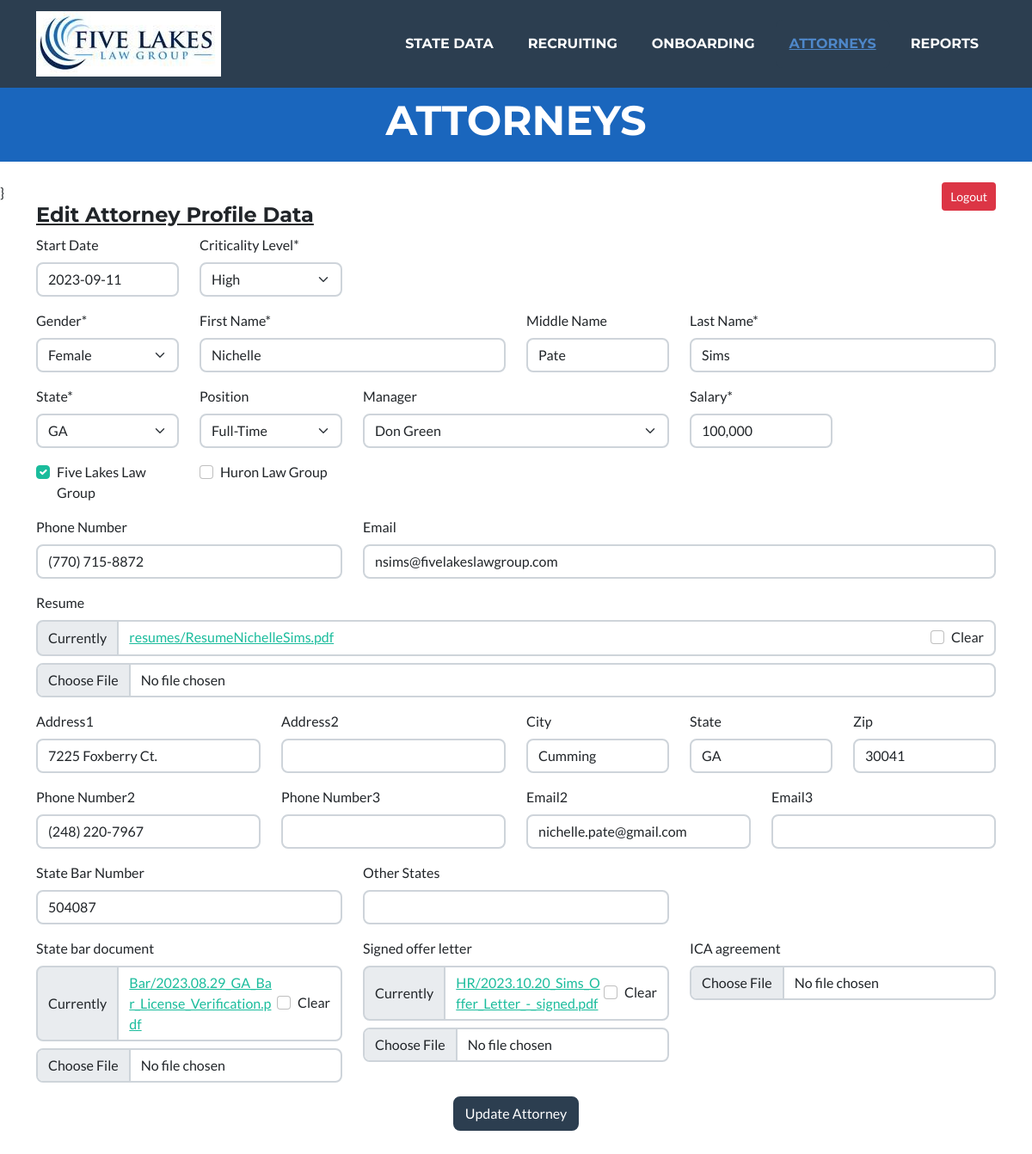
Page /attorneys/edit_attorney_profile/30/ (signed in) on the earlier database version.
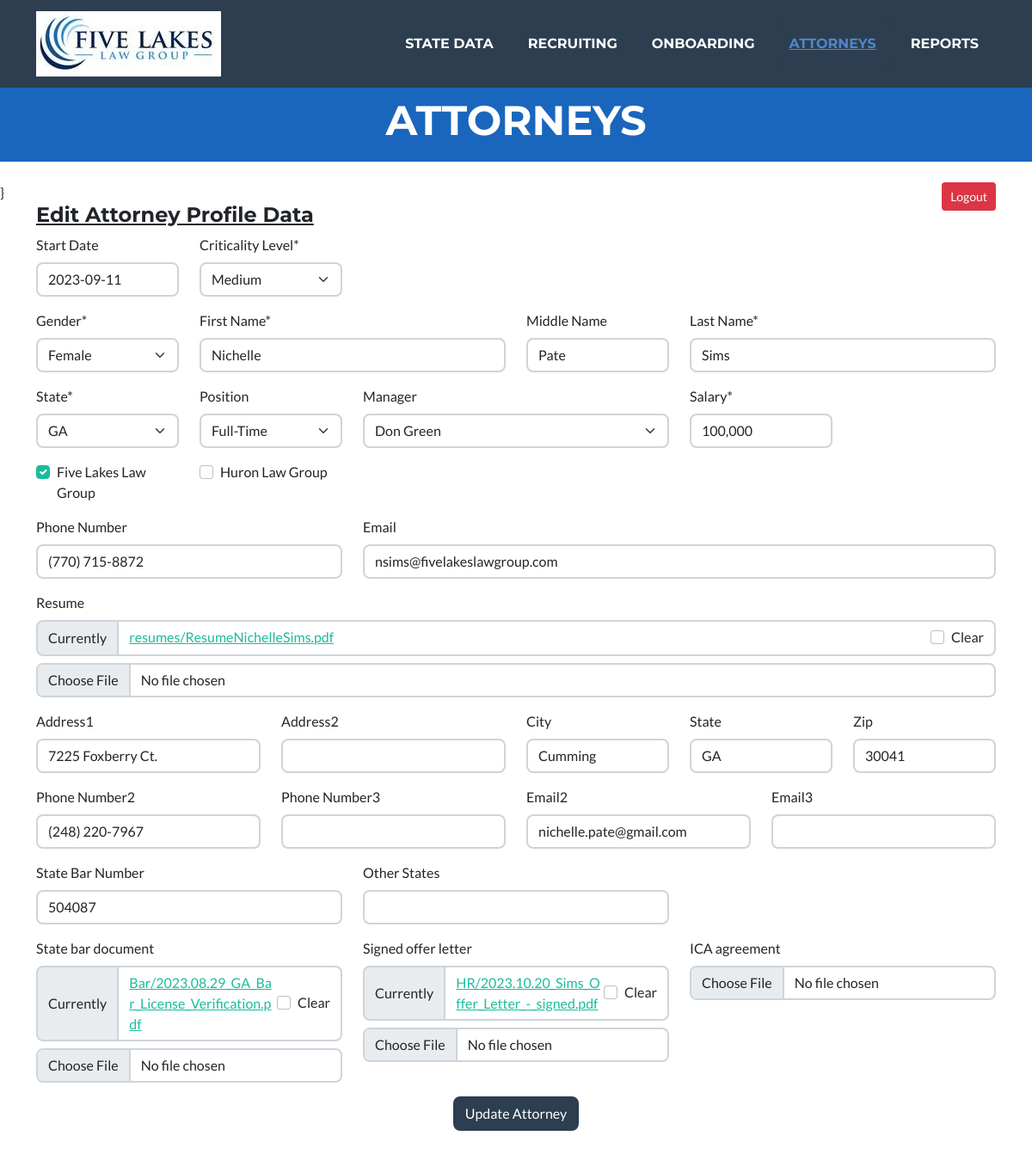
Same page on the later database version.
### attorneys/models.py (models this page shows, shortened)
class Employee(models.Model):
    class Meta:
        verbose_name = "Employee"
        verbose_name_plural = "Employees"
    states = State.objects.order_by('state_abbrev')
    STATE_CHOICES = []
    for state in states:
        each_state = (state.state_abbrev, state.state_abbrev)
        STATE_CHOICES.append(each_state)
    states_list = State.objects.all().order_by('manager')
    temp_list = []
    for state in states_list:
        temp_list.append(state.manager)
    manager_list = list(OrderedDict.fromkeys(temp_list))
    MANAGER_OPTIONS = []
    for manager in manager_list:
        each_manager = (manager, manager)
        MANAGER_OPTIONS.append(each_manager)
    EMPLOYMENT_OPTIONS = [
        ('Full-Time', 'Full-Time'),
        ('Part-Time', 'Part-Time'),
        ('Of Counsel', 'Of Counsel'),
        ('Floater', 'Floater'),
    ]
    SOURCE_OPTIONS = [
        ('Indeed', 'Indeed'),
        ('Linked In', 'Linked In'),
        ('Recruiter', 'Recruiter'),
        ('Employee Referral', 'Employee Referral'),
    ]
    FIRM_OPTIONS = [
        ('Huron Law Group', 'Huron Law Group'),
        ('Five Lakes Law Group', 'Five Lakes Law Group'),
    ]
    GENDER_CHOICES = [
        ('Male', 'Male'),
        ('Female', 'Female')
    ]
    STEP_CHOICES = [
        ('New Resume', 'New Resume'),
        ('Interview1', 'Interview1'),
        ('Interview2', 'Interview2'),
        ('Final', 'Final'),
        ('Open File', 'Open File')
    ]
    PRIORITY_CHOICES = [
        ('Critical', 'Critical'),
        ('High', 'High'),
        ('Medium', 'Medium'),
        ('Low', 'Low'),
    ]
    employee_id = models.BigAutoField("Employee ID", primary_key=True)
    is_active = models.BooleanField("Is Active", default=True, blank=True, null=True)
    state_abbrev = models.CharField("State", max_length=25,
        choices = STATE_CHOICES, blank=False, null=True)
    position = models.CharField("Position", max_length=25,
        choices = EMPLOYMENT_OPTIONS, blank=True, null=False, default="Full-Time")
    salary = models.CharField("Salary", max_length=10, default = "80,000", blank=False, null=False)
    manager = models.CharField("Manager", max_length=50,
        choices = MANAGER_OPTIONS, blank=True, null=False, default="")
    gender = models.CharField("Gender", max_length=10,
        choices = GENDER_CHOICES, blank=False, null=True)
    first_name = models.CharField("First Name", max_length=25, blank=False, null=False)
    middle_name = models.CharField("Middle Name", max_length=25, blank=True, null=False)
    last_name = models.CharField("Last Name", max_length=25, blank=False, null=False)
    phone = models.CharField("Phone Number", max_length=15, blank=True, null=True)
    email = models.EmailField("Email", max_length=254, blank=True, null=True)
    five_lakes_firm = models.BooleanField("Five Lakes Law Group", default=True)
    huron_firm = models.BooleanField("Huron Law Group", default=False)
    resume = models.FileField(upload_to='resumes/', blank=True, null=True)
    hire_date = models.DateField("Start Date", max_length=255, blank=True, null=True)
    start_date = models.DateField("Start Date", max_length=255, blank=True, null=True)
    onboarding_step = models.CharField("Last Name", max_length=50, blank=True, null=True)
    onboarding_complete = models.BooleanField("Onboarding Complete", default=False)
    priority = models.CharField("Criticality Level", max_length=10,
        choices = PRIORITY_CHOICES, default="Low", blank=False, null=True)
    prev_page = models.CharField("Last Name", max_length=100, blank=True, null=True)

### attorneys/views.py (the view)
# urls.py: path('edit_attorney_profile/<pk>/', views.edit_attorney_profile, name="edit_attorney_profile"),
@login_required(login_url=reverse_lazy('login'))
def edit_attorney_profile(request, pk=None, prev_page=None):
    context = {'title': 'Attorneys'}
    attorney_data1 = Employee.objects.get(employee_id=pk)
    attorney_data2 = Employee_More_Model.objects.get_or_create(employee_id=pk)
    context.update({'attorney': attorney_data1})
    context.update({'attorney2': attorney_data2[0]})
    if request.method == "POST":
        form1 = Edit_EmployeeForm1(request.POST, request.FILES, instance=attorney_data1)
        form2 = Employee_More_Form(request.POST, request.FILES, instance=attorney_data2[0])
        if form1.is_valid() and form2.is_valid():
            obj1 = form1.save(commit=False)
            print(obj1.prev_page)
            if obj1.resume is None:
                obj1.instance.resume = attorney_data1.resume
            obj1.save()
            form2.save()
            attorney_data1 = Employee.objects.get(employee_id=pk)
            if attorney_data1.prev_page:
                return redirect(attorney_data1.prev_page)
        return HttpResponseRedirect(reverse_lazy('attorneys'))
    else: # GET
        attorney_data1 = Employee.objects.get(employee_id=pk)
        attorney_data1.prev_page = request.META.get('HTTP_REFERER')
        attorney_data1.save()
        context.update({'attorney_data1': attorney_data1})
        context.update({'attorney_data2': attorney_data2[0]})
        AttorneyForm1 = Edit_EmployeeForm1(instance=attorney_data1)
        AttorneyForm2 = Employee_More_Form(instance=attorney_data2[0])
        context.update({'attorneyForm1': AttorneyForm1})
        context.update({'attorneyForm2': AttorneyForm2})
        return render(request, 'templates/attorneys/edit_attorney_profile.html', context)

### FiveLakes/templates/attorneys/edit_attorney_profile.html (shortened to what this page needs)
{% extends 'templates/index.html' %}
{% load crispy_forms_tags %}
{% load static %}
{% block menu %}
<div class="collapse navbar-collapse" id="navbarResponsive">
    <ul class="navbar-nav ms-auto">
        <li class="nav-item mx-0 mx-lg-1"><a class="nav-link py-3 px-0 px-lg-3 rounded" href="{% url 'states' %}">State Data</a></li>
        <li class="nav-item mx-0 mx-lg-1"><a class="nav-link py-3 px-0 px-lg-3 rounded" href="{% url 'recruiting' %}">Recruiting</a></li>
        <li class="nav-item mx-0 mx-lg-1"><a class="nav-link py-3 px-0 px-lg-3 rounded" href="{% url 'onboarding' %}">Onboarding</a></li>
        <li class="nav-item mx-0 mx-lg-1"><a class="nav-link py-3 px-0 px-lg-3 rounded active" href="{% url 'attorneys' %}">Attorneys</a></li>
        <li class="nav-item mx-0 mx-lg-1"><a class="nav-link py-3 px-0 px-lg-3 rounded" href="#reports">Reports</a></li>
    </ul>
</div>
{% endblock menu %}
{% block header %}
<header class="masthead bg-primary text-white text-center">
    <div class="container d-flex align-items-center flex-column">
        <h4 class="masthead-heading text-uppercase mb-0">Attorneys</h4>
    </div>
</header>
{% endblock header %}
{% block content %}}
    <div class="container">
        <h4><u>Edit Attorney Profile Data</u></h4>
    </div>
    <div class="container">
      <form method="post" enctype="multipart/form-data">
        <div class="form-selection">
            {% crispy attorneyForm1 %}
            {% crispy attorneyForm2 %}
        </div>
        <div style="text-align: center">
            <button type="submit" class="btn btn-secondary">Update Attorney</button>
        </div>
      </form>
    <br><br>
{% endblock content %}

Differences in the rows shown:
changed Employee "Female": priority "High" → "Medium"
